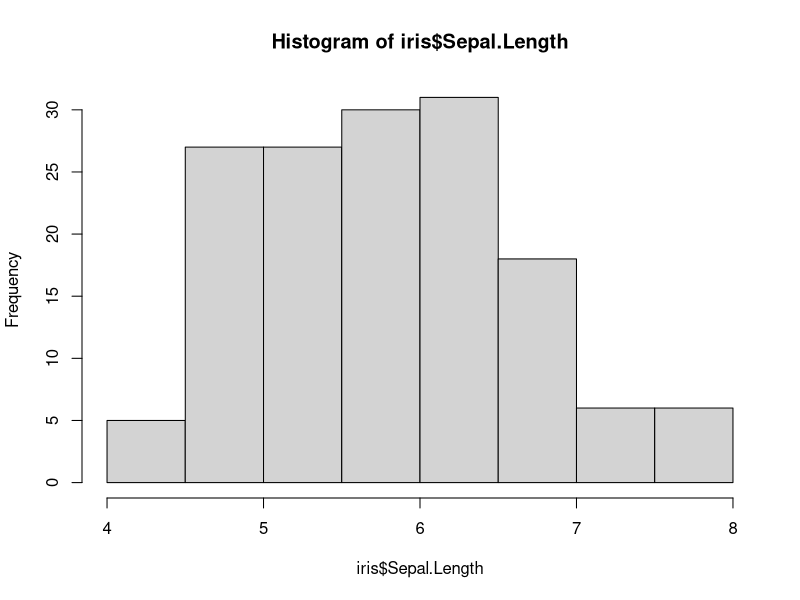
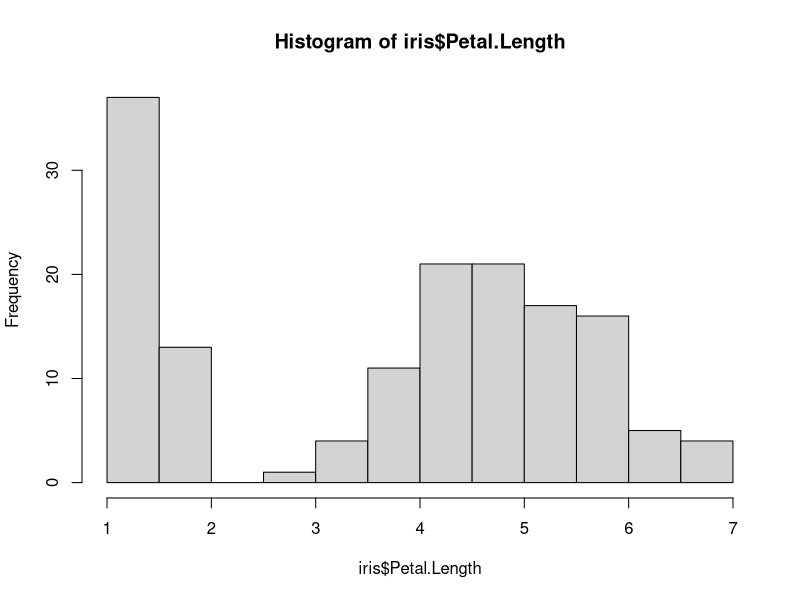
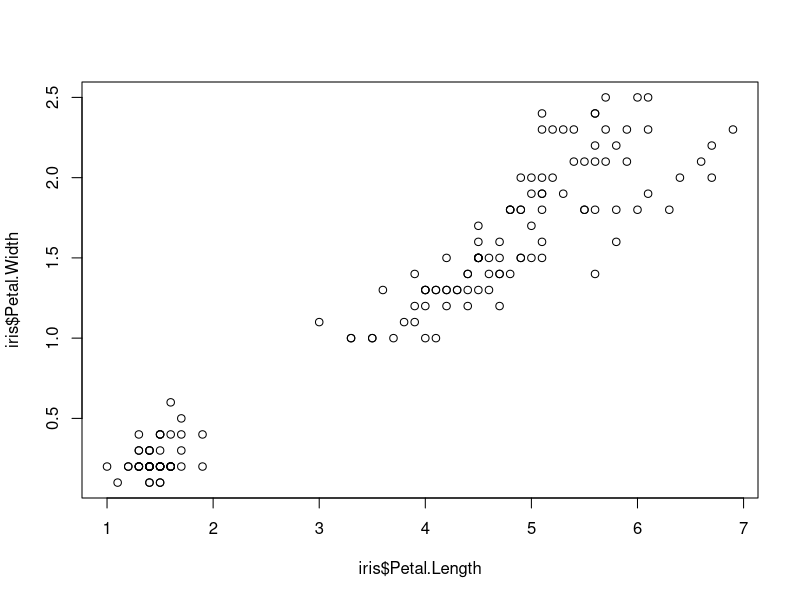
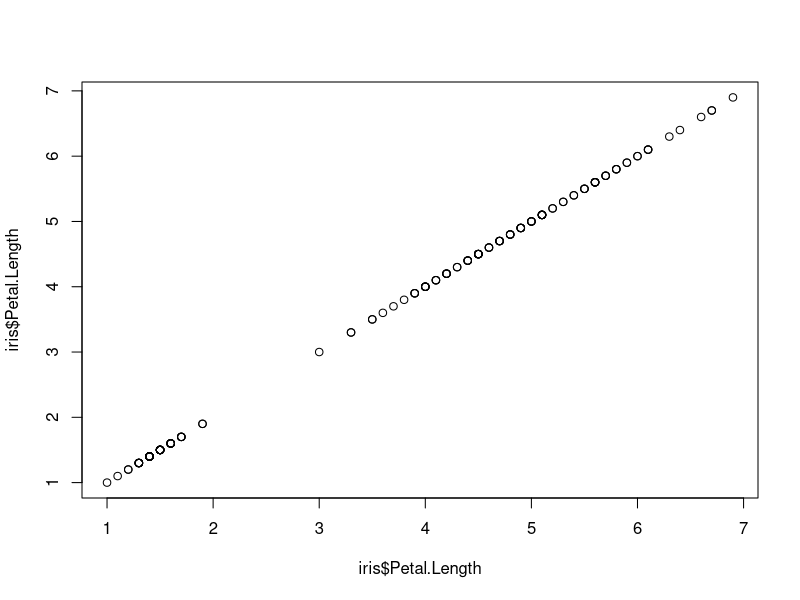

Source code (R) for these figures, in order: (Note: this script raises an error after producing the figures.)
2+2

# Everything after a hashtag is a "comment"

# It's not execiuted as computer code

# Be sure to always comment your code so that
#later, your remember what the heck is going on!

# often, we want to save stuff
# do this with the "assignment" operator

#       <-  

23.545612


# Let's store this long number as a variable
# PIck a name:  numberIcareAbout

numberIcareAbout <- 23.545612

numberIcareAbout

a <- 2
b <- 6


a+b


# R has lots of built-in datasets for experimentation

# Let's look at the "iris" dataset.  It's a built-in dataset
# that contains measurments taken about 150 iris flowers in 
# the 1950s

head(iris)


# I want a histogram of the sepal lengths for iris

# first, here's how choose a variable.  do it with "$"

iris$Sepal.Length

hist(iris$Sepal.Length)

# Sultan's question:  what's wrong

hist(iris$Petal.Length)

head(iris)

# The above are examples of "functions"

# the name comes first

# the "input" comes in the ()

# The inputs are called "arguments"

#Some functions take multiple agruments

#Ex:  make a scatterplot of petal length and 
# petal width:

plot(iris$Petal.Length, iris$Petal.Width)

# SPot the mistake:

plot(iris$Petal.Length, iris$Petal.Length)

# the above is a great reason to always use scripts!!


# Other useful functions: mean, median, mode, stdev
# Most of them have easy-to guess names

# Example: find the mean sepal length of iris


mean(iris$Sepal.Length)

# Example:  find the standard deviation of sepal length

standarddeviation(iris$Sepal.Length)

sd(iris$Sepal.Length)


# Last cool function: summary

summary(iris$Sepal.Length)


# Packages are collection of functions that we load in 
# to the R environment

# Packages let us add new functions (thus, new capability)
# to R

# Two steps to loading a package.  

# First, install.  I do this in the console, becuase
# you only do it once.  

# Second, you need to import it into your environment
# Do this with the "library()" command.

library(dplyr)


## ONe of the coolest features of dplyr is the
# "pipe"   

#  Sybol:    %>%  

# We use the pipe to "chain together" output

hist(iris$Sepal.Length)

# we could do this with a pipe:

iris$Sepal.Length %>% hist

# These are identical!

# If you need to perform multiple operations on
# data, pipes are way easier.  We'll see examples

library(ggplot2)

# Example:  Let's use ggplot to make a histogram 
# of iris sepal lengths

ggplot(iris, aes(Sepal.Length))+
  geom_histogram()


# Example:  scatter plot of sepal length vs
# sepal width

ggplot(iris, aes(Sepal.Length, Sepal.Width))+
  geom_point()

icouldcallthiswhatev <- read.csv("GarlicMustardData.csv")

View(icouldcallthiswhatev)

icouldcallthiswhatev

help(geom_point)


ggplot(iris, aes(Sepal.Length))+
  geom_histogram()+
  labs(title="This is an example")

unique(GarlicMustardData$Region)

data <- iris
plot.new()
plot(data$Sepal.Length, data$Sepal.Width, col=data$Species)
legend(6,4.3,unique(data$Species), col=1:3, pch=20)
